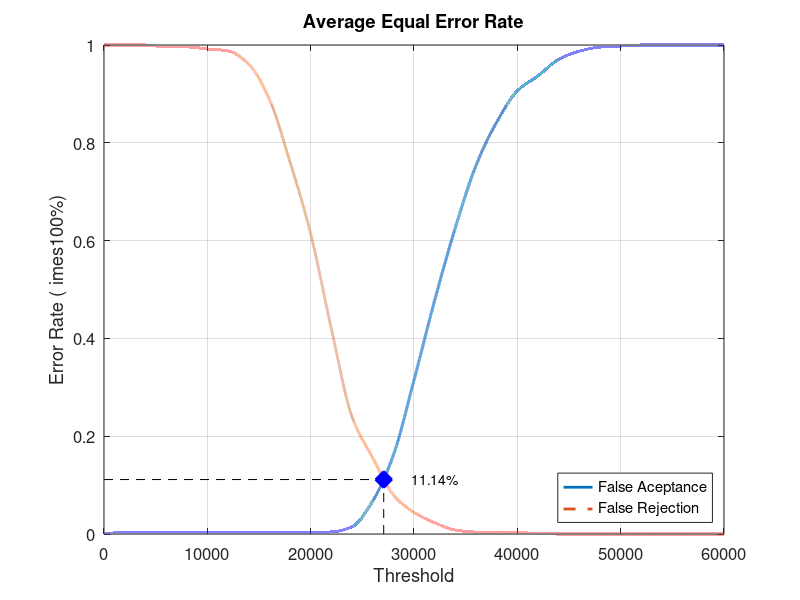
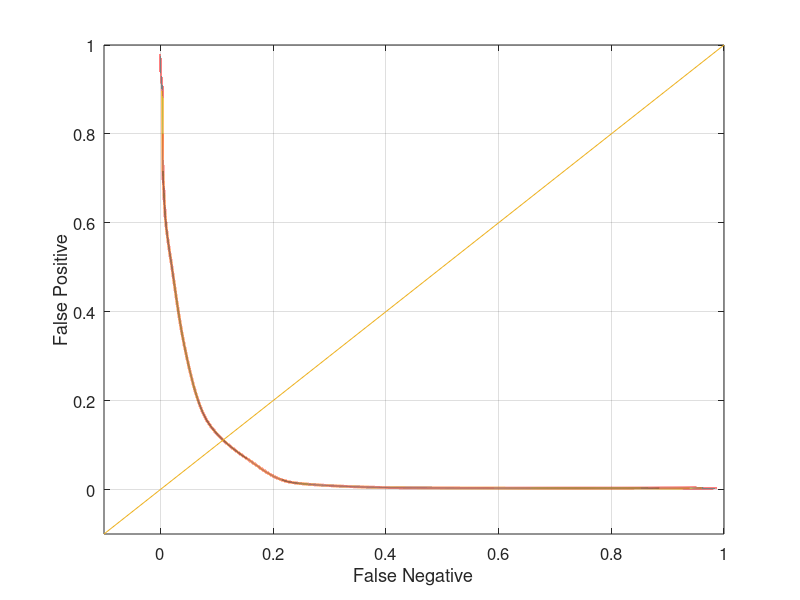

The MATLAB source for these figures, in order:
close all;
clear;
clc;
x = 0:2000:60000;
xq = 0:0.5:60000;

y0 = [0 0.0031579 0.0031579 0.0031579 0.0031579 0.0031579 0.0031579 0.0031579 0.0031579 0.0031579 0.0031579 0.00421053 0.0147368 0.0673684 0.161053 0.314737 0.477895 0.626316 0.753684 0.842105 0.906316 0.936842 0.970526 0.987368 0.995789 0.997895 1 1 1 1 1]
yy0 = interp1(x, y0, xq, 'pchip');
y1 = [1 1 1 0.996 0.996 0.992 0.988 0.961 0.889 0.761 0.614 0.42 0.24 0.156 0.08 0.044 0.023 0.008 0.004 0.004 0.003 0.001 0 0 0 0 0 0 0 0 0]
yy1 = interp1(x, y1, xq, 'pchip');

% Calculating EER: 
y2 = abs(y0 - y1);
find(y2 == min(y2))
yy2 = abs(yy0 - yy1);
xEER = find(yy2 == min(yy2));
xEERIndex = xq(xEER) % X-axis EER
yEER = yy0(xEER) % Y-axis EER

main = figure
plot(xq, yy0,'-','LineWidth', 2);	hold on
plot(xq, yy1,'--','LineWidth', 2);	hold on
plot([xEERIndex xEERIndex], [0 yEER], 'k--');	hold on
plot([0 xEERIndex], [yEER yEER], 'k--');	hold on
plot(xEERIndex, yEER, 'bx', 'LineWidth', 10);	hold on
text(xEERIndex + 10 * xEERIndex / 100, yEER, [num2str(round((10000 * yEER)) / 100) '%'])
legend('False Aceptance', 'False Rejection', 'Location', 'SouthEast')
xlabel('Threshold')
ylabel('Error Rate (	imes100%)')
title('Average Equal Error Rate')
set(gca, 'FontSize', 12)
axis([0 60000 0 1])
grid on

print(main, 'Database3AverageMain', '-dpng');
FNRxFPR = figure('Color', [1 1 1]);
plot(yy1, yy0, '-', yy1, yy0, 'LineWidth', 2);
hold on
y = -0.1:0.1:1
plot(y, y); 
set(gca, 'FontSize', 12)
xlabel('False Negative')
ylabel('False Positive')
axis([-0.1 1 -0.1 1])
set(gca, 'FontSize', 12)
grid on

print(FNRxFPR, 'Database3AverageFNRxFPR','-dpng');
